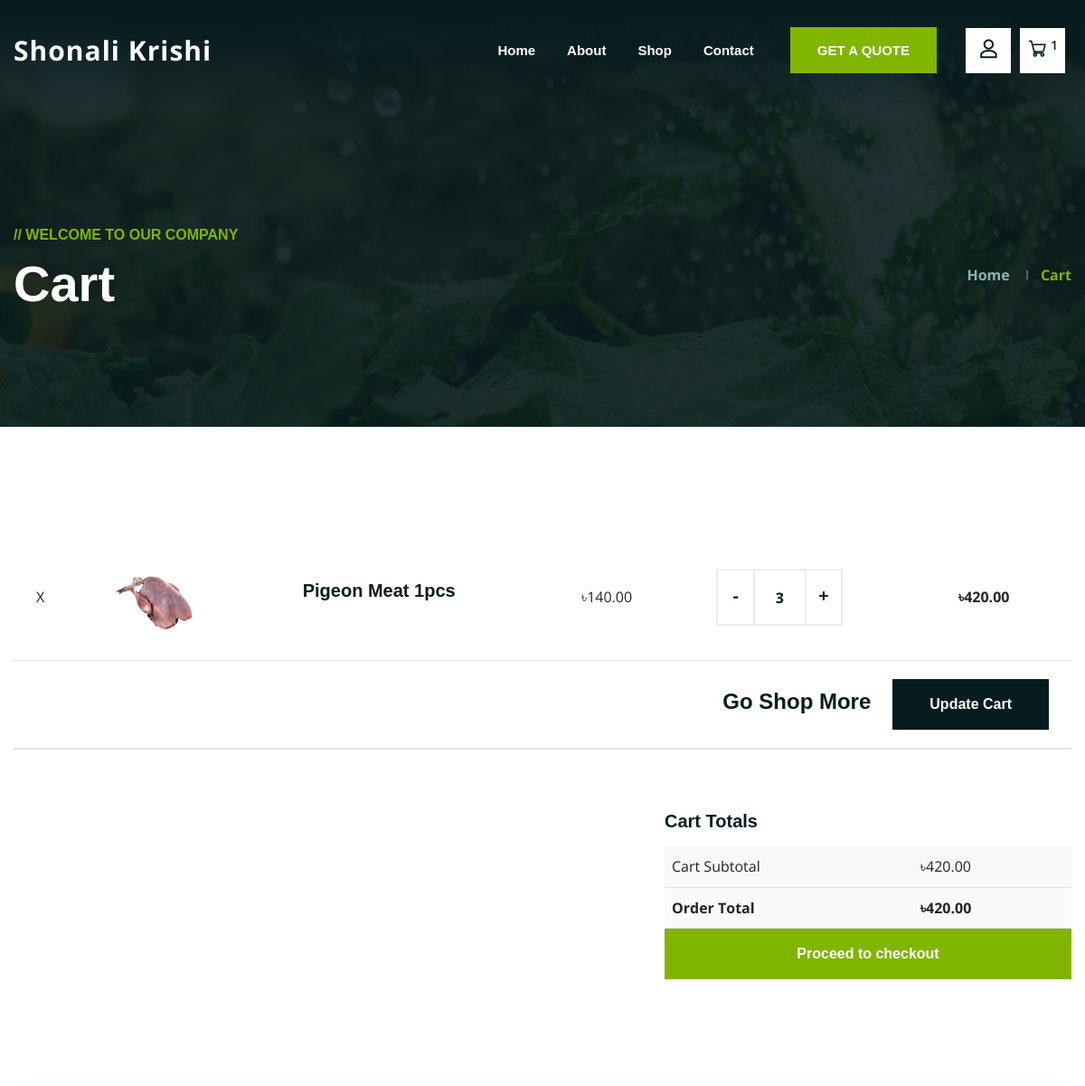
/order/cart/ (signed in, upper part), run on an earlier commit of the app's database.
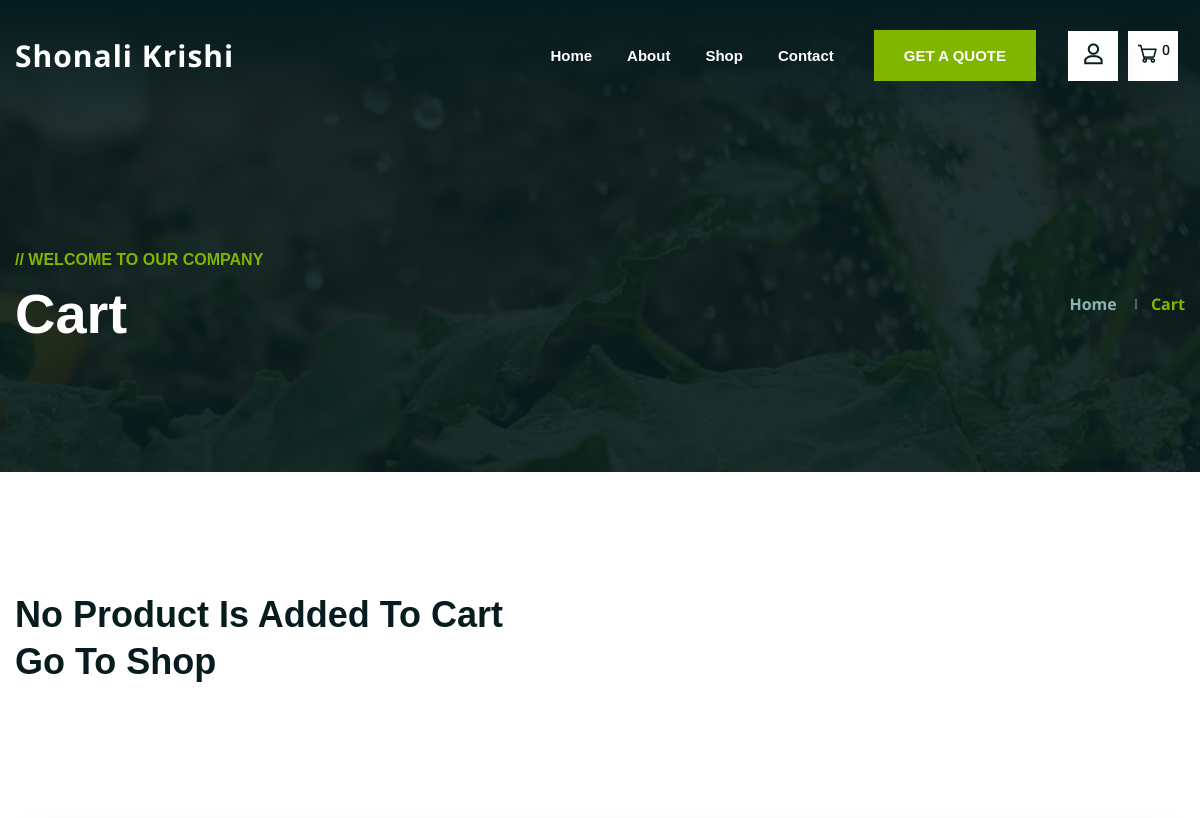
And on a later commit of the database.
### order/models.py (models this page shows, shortened)
class CartItem(models.Model):
    product = models.ForeignKey(Product, on_delete=models.CASCADE)
    quantity = models.PositiveIntegerField(default=0)
    user = models.ForeignKey(User, on_delete=models.CASCADE)
    date_added = models.DateTimeField(auto_now_add=True)

### product/models.py (models this page shows, shortened)
class Product(models.Model):
    name = models.CharField(max_length=55)
    description = models.TextField()
    price = models.DecimalField(max_digits=12, decimal_places=2)
    image = models.ImageField(upload_to='images/product/')
    is_discount = models.BooleanField(blank=True, default=False)
    discount_price = models.DecimalField(default=0, max_digits=12, decimal_places=2)
    categories = models.ManyToManyField(Category)
    buyer=models.ManyToManyField(User,blank=True)
    is_new=models.BooleanField(default=False)
    is_sold_out=models.BooleanField(default=False)
    created_at = models.DateTimeField(auto_now_add=True)

### order/views.py (the view)
# urls.py: path('cart/', view_cart, name='view_cart'),
@login_required
def view_cart(request):
    cart_items = CartItem.objects.filter(user=request.user)
    total_price = sum(item.product.price * item.quantity for item in cart_items)-sum(item.product.discount_price * item.quantity for item in cart_items)
    return render(request, 'order/cart.html', {'cart_items': cart_items, 'total_price': total_price})

### order/templates/order/cart.html (shortened to what this page needs)
{% extends "base.html" %}
{% load static %}
{% load mathfilters %}
{% block body %}
<div class="ltn__breadcrumb-area ltn__breadcrumb-area-2 ltn__breadcrumb-color-white bg-overlay-theme-black-90 bg-image"
    data-bg="{% static "image/bg/2.jpg" %}">
    <div class="container">
        <div class="row">
            <div class="col-lg-12">
                <div class="ltn__breadcrumb-inner ltn__breadcrumb-inner-2 justify-content-between">
                    <div class="section-title-area ltn__section-title-2">
                        <h6 class="section-subtitle ltn__secondary-color">// Welcome to our company</h6>
                        <h1 class="section-title white-color">Cart</h1>
                    </div>
                    <div class="ltn__breadcrumb-list">
                        <ul>
                            <li><a href="{% url "home" %}">Home</a></li>
                            <li>Cart</li>
                        </ul>
                    </div>
                </div>
            </div>
        </div>
    </div>
</div>
<div class="sayem__shoping-cart-area mb-120">
    <div class="container">
        <div class="row">
            <div class="col-lg-12">
                {% if cart_items %}
                <div class="shoping-cart-inner">
                    <div class="shoping-cart-table table-responsive">
                        <table class="table">
                            <tbody>
                                {% for item in cart_items %}
                                <form method="post">
                                    <tr>
                                        <td class="cart-product-remove"><a
                                                href="{% url "remove_from_cart" item.id %}">X</a>
                                        </td>
                                        <td class="cart-product-image">
                                            <a href="{% url 'product_details' item.product.id %}"><img
                                                    src="{{item.product.image.url}}" alt="#"></a>
                                        </td>
                                        <td class="cart-product-info">
                                            <h4><a
                                                    href="{% url "product_details" item.product.id %}">{{item.product.name}}</a>
                                            </h4>
                                        </td>
                                        {% if item.product.is_discount %}
                                        <td class="cart-product-price">
                                            <span>৳{{item.product.price|sub:item.product.discount_price}}&nbsp;&nbsp;</span>
                                            <del>৳{{item.product.price}}</del>
                                        </td>
                                        {% else %}
                                        <td class="cart-product-price">৳{{item.product.price}}</td>
                                        {% endif %}
                                        <td class="cart-product-quantity">
                                            <a href="{% url "item_decrement" item.id %}">
                                                <div class="cart-plus-minus">
                                                    <div class="dec qtybutton">-</div>
                                            </a>
                                            <input name="quantity" type="text" value="{{item.quantity}}"
                                                name="qtybutton" class="cart-plus-minus-box">
                                            <a href="{% url "item_increment" item.id %}">
                                                <div class="inc qtybutton">+
                                                </div>
                                            </a>
                    </div>
                    {% if item.product.is_discount %}
                    <td class="cart-product-subtotal">
                        ৳{{item.product.price|sub:item.product.discount_price|mul:item.quantity}}
                    </td>
                    {% else %}
                    <td class="cart-product-subtotal">৳{{item.product.price|mul:item.quantity}}</td>
                    {% endif %}
                    {% endfor %}
                    <tr class="cart-coupon-row">
                        <td>
                            <div class="d-flex justify-content-end align-items-baseline gap-4">
                                <h3><a href="{% url "products" %}">Go Shop More</a></h3>
                                <button type="submit" class="btn theme-btn-2 btn-effect-2-- ">Update
                                    Cart</button>
                            </div>
                        </td>
                    </tr>
                </div>
                <div class="shoping-cart-total mt-50">
                    <h4>Cart Totals</h4>
                    <table class="table">
                        <tbody>
                            <tr>
                                <td>Cart Subtotal</td>
                                <td>৳{{total_price}}</td>
                            </tr>
                            <tr>
                                <td><strong>Order Total</strong></td>
                                <td><strong>৳{{total_price}}</strong></td>
                            </tr>
                        </tbody>
                    </table>
                    <div class="btn-wrapper text-right text-end">
                        <a href="{% url "checkout" %}" class="theme-btn-1 btn btn-effect-1">Proceed to checkout</a>
                    </div>
                </div>
            </div>
            {% else %}
            <h1>No Product Is Added To Cart <br> <a href="{% url "products" %}">Go To Shop</a></h1>
            {% endif %}
        </div>
    </div>
</div>
</div>
{% endblock body %}

### core/templates/base.html (shortened to what this page needs)
{% load static %}
<!doctype html>
<html lang="en">
<head>
    <link rel="stylesheet" href="{% static 'css/font-icons.css' %}">
    <link rel="stylesheet" href="{% static 'css/plugins.css' %}">
    <link rel="stylesheet" href="{% static 'css/style.css' %}">
    <link rel="stylesheet" href="{% static 'css/responsive.css' %}">
</head>
<body>
    <header class="ltn__header-area ltn__header-5 ltn__header-transparent gradient-color-2">
        {% include "navbar.html" %}
    </header>
    {% block body %}{% endblock body %}
</body>
</html>

### core/templates/navbar.html (shortened to what this page needs)
<div
    class="ltn__header-middle-area ltn__header-sticky ltn__sticky-bg-black sticky-active-into-mobile  ltn__logo-right-menu-option plr--9---">
    <div class="container">
        <div class="row">
            <div class="col">
                <div class="site-logo-wrap">
                    <div class="site-logo">
                    </div>
                </div>
            </div>
            <div class="col header-menu-column menu-color-white">
                <div class="header-menu d-none d-xl-block">
                    <nav>
                        <div class="ltn__main-menu">
                            <ul>
                                <li class=""><a href="{% url "home" %}">Home</a>
                                </li>
                                <li class=""><a href="{% url "about" %}">About</a>
                                </li>
                                <li class=""><a href="{% url "products" %}">Shop</a></li>
                                <li><a href="{% url 'contact' %}">Contact</a></li>
                                <li class="special-link"><a href="{% url 'contact' %}">GET A QUOTE</a></li>
                            </ul>
                        </div>
                    </nav>
                </div>
            </div>
            <div class="ltn__header-options ltn__header-options-2">
                <div class="ltn__drop-menu user-menu">
                    <ul>
                        <li>
                            <a href="#"><i class="icon-user"></i></a>
                        </li>
                    </ul>
                </div>
                <div class="mini-cart-icon">
                    <a href="#ltn__utilize-cart-menu" class="ltn__utilize-toggle">
                        <i class="icon-shopping-cart"></i>
                        <sup>{{cart_items|length}}</sup>
                    </a>
                </div>
            </div>
        </div>
    </div>
</div>

### core/templates/side_cart.html (shortened to what this page needs)
{% load static %}
{% load mathfilters %}

### core/templates/footer.html (shortened to what this page needs)
{% load static %}

### static/css/responsive.css (style rules this page uses)
@media (min-width: 1200px) { .container { max-width: 1200px; } }

What changed in the data, as far as the page shows it:
removed CartItem: product.image (picture), product.name "Pigeon Meat 1pcs", product.price "140.00", quantity "3", product.price|mul "420.00"
Also different on the page:
{{ cart_items|length }}: "1" → "0"
{{ total_price }}: "420.00" → (not shown)
text no longer shown: "Go Shop More Update Cart Cart Totals Cart Subtotal ৳ Order Total ৳ Proceed to checkout"
text now shown: "No Product Is Added To Cart Go To Shop"
